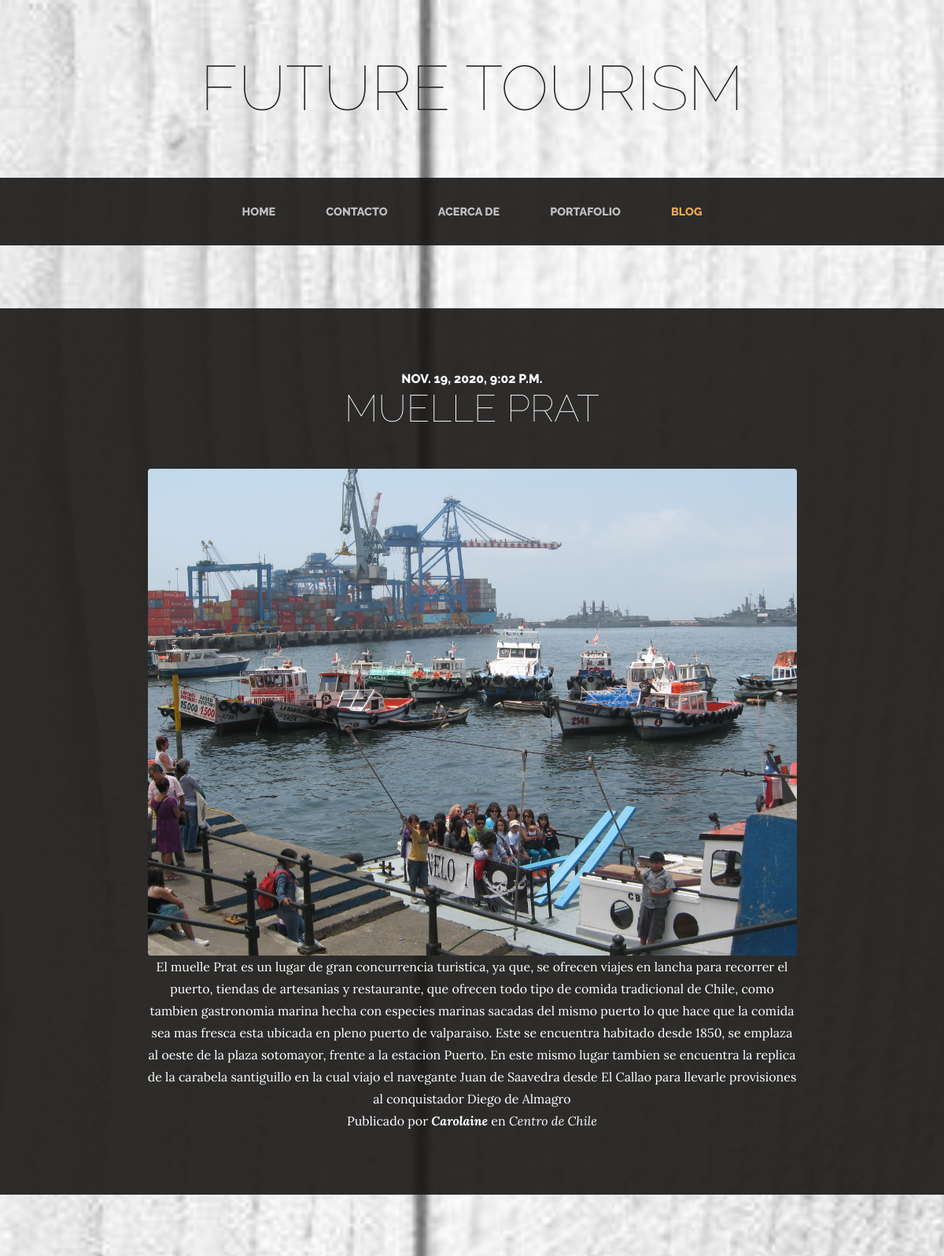
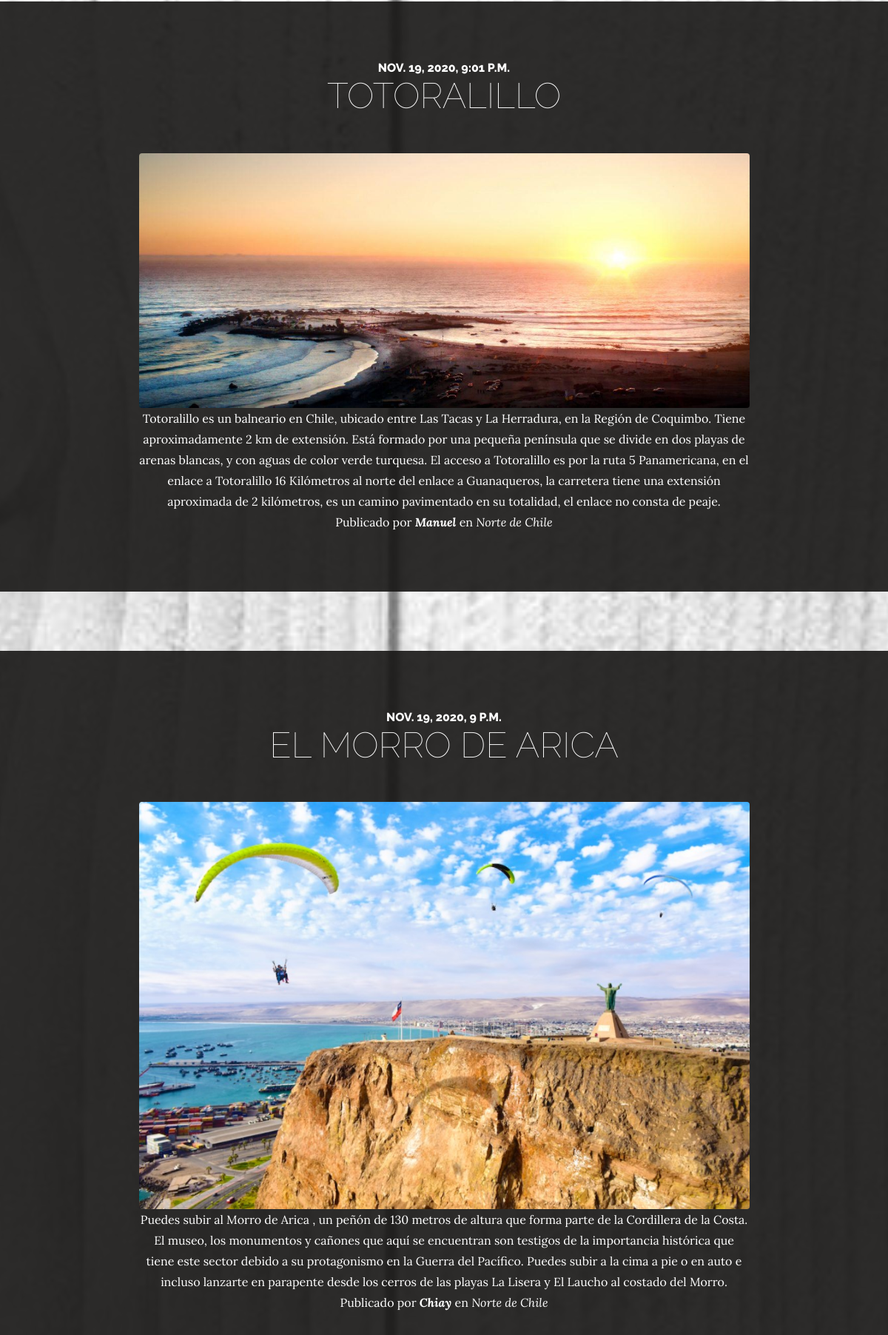
Screenshot of /blog/ (upper part) with the database file from the repository (2 pictures, top to bottom).
### blog/models.py (models this page shows, shortened)
class Post(models.Model):
    title = models.CharField(max_length=200, verbose_name="Título")
    content = models.TextField(verbose_name="Contenido")
    published = models.DateTimeField(verbose_name="Fecha publicación", default=now)
    image = models.ImageField(verbose_name="Imagen", upload_to="blog", null=True, blank = True)
    author = models.ForeignKey(User, verbose_name="Autor", on_delete=models.CASCADE)
    categories = models.ManyToManyField(Category, verbose_name="Categorías",related_name="get_posts")
    created = models.DateTimeField(auto_now_add=True, verbose_name="Fecha creación")
    updated = models.DateTimeField(auto_now=True, verbose_name="Fecha edición")
    class Meta:
        verbose_name = "post"
        verbose_name_plural = "posts"
        ordering = ['-created']

class Category(models.Model):
    name = models.CharField(max_length=50, verbose_name="Nombre")
    created = models.DateTimeField(auto_now_add=True, verbose_name="Fecha creación")
    updated = models.DateTimeField(auto_now=True, verbose_name="Fecha edición")
    class Meta:
        verbose_name = "categoría"
        verbose_name_plural = "categorías"
        ordering = ['-created']

### blog/views.py (the view)
# urls.py: 2. Add a URL to urlpatterns:  path('blog/', include('blog.urls'))
def blog(request):
    posts = Post.objects.all()
    return render(request, "blog/blog.html", {'posts':posts})

### pages/templatetags/pages_extras.py (called while the page is built)
@register.simple_tag
def get_page_list():
    pages = Page.objects.all()
    return pages

### social/processors.py (called while the page is built)
def ctx_dict(request):
    ctx = {}
    links = Link.objects.all()
    for link in links:
        ctx[link.key] = link.url
    return ctx

### blog/templates/blog/blog.html (shortened to what this page needs)
{% extends 'core/base.html' %}
{% load static %}
{% block content %}
    {% for post in posts %}
        <section class="page-section cta">
            <div class="container">
                <div class="row">
                    <div class="col-xl-9 mx-auto">
                        <div class="cta-innerv text-center rounded">
                            <h2 class="section-heading mb-5">
                                <span class="section-heading-upper text-white">{{post.published}}</span>
                                <span class="section-heading-lower text-white">{{post.title}}</span>
                            </h2>
                            <p class="mb-0">
                                <img class="mx-auto d-flex rounded img-fluid mb-3 mb-lg-0" src="{{post.image.url}}" alt="">
                            </p>
                            <p class="mb-0 mbt text-white">
                                {{post.content}}
                            </p>
                            <p class="mb-0 mbt text-white">
                                <span class="section-heading-under">Publicado por <em><b>{{post.author}}</b></em> en
                                    <em>
                                        {% for category in post.categories.all %}
                                            <a href="{% url 'category' category.id %}" class="link">{{category.name}}</a>{% if not forloop.last %},{% endif %}
                                        {% endfor %}
                                    </em>
                                </span>
                            </p>
                        </div>
                    </div>
                </div>
            </div>
        </section>
    {% endfor %}
{% endblock %}

### core/templates/core/base.html (shortened to what this page needs)
{% load static %}
<!DOCTYPE html>
<html lang="es-cl">
<head>
  <link href="{% static 'core/vendor/bootstrap/css/bootstrap.min.css' %}" rel="stylesheet">
  <link href="{% static 'core/css/business-casual.css' %}" rel="stylesheet">
  <link href="{% static 'core/css/propios2.css' %}" rel="stylesheet">
</head>
<body>
  <h1 class="site-heading text-center text-black d-none d-lg-block">
    <span class="site-heading-lower">Future Tourism</span>
  </h1>
  <nav class="navbar navbar-expand-lg navbar-dark py-lg-4" id="mainNav">
    <div class="container">
      <div class="collapse navbar-collapse" id="navbarResponsive">
        <ul class="navbar-nav mx-auto">
          <li class="nav-item px-lg-4 {% if request.path == '/' %}active{% endif %}">
            <a class="nav-link text-uppercase text-expanded" href="{% url 'home' %}">Home
            </a>
          </li>
          <li class="nav-item px-lg-4 {% if request.path == '/contact/' %}active{% endif %}">
            <a class="nav-link text-uppercase text-expanded" href="{% url 'contacto' %}">Contacto</a>
          </li>
          <li class="nav-item px-lg-4 {% if request.path == '/about/' %}active{% endif %}">
            <a class="nav-link text-uppercase text-expanded" href="{% url 'about' %}">Acerca de</a>
          </li>
          <li class="nav-item px-lg-4 {% if request.path == '/portfolio/' %}active{% endif %}">
            <a class="nav-link text-uppercase text-expanded" href="{% url 'portfolio' %}">Portafolio</a>
          </li>
          <li class="nav-item px-lg-4 {% if request.path|slice:':6'  == '/blog/' %}active{% endif %}">
              <a class="nav-link text-uppercase text-expanded" href="{% url 'blog' %}">Blog</a>
          </li>
        </ul>
      </div>
    </div>
  </nav>
  {% block content %}{% endblock %}
                {% load pages_extras %}
                {% get_page_list as page_list %}
</body>
</html>

### core/static/core/css/business-casual.css (style rules this page uses)
body { font-family:Lora; background-image:url(../img/bg.jpg); background-attachment:fixed; background-position:center; background-size:cover }
h1,h2,h3,h4,h5,h6 { font-family:Raleway }
p { line-height:1.75 }
.site-heading { margin-top:5rem;margin-bottom:5rem; text-transform:uppercase; line-height:1; font-family:Raleway }
.site-heading .site-heading-lower { font-size:5rem; font-weight:100; line-height:4rem }
.page-section { margin-top:5rem; margin-bottom:5rem }
.section-heading { text-transform:uppercase }
.section-heading .section-heading-upper { display:block; font-size:1rem; font-weight:800 }
.section-heading .section-heading-lower { display:block; font-size:3rem; font-weight:100; }
#mainNav { background-color:rgba(24, 23, 22, 0.9); font-family:Raleway }
#mainNav .navbar-nav .nav-item .nav-link { color:rgba(255,255,255,.7); font-weight:800 }
#mainNav .navbar-nav .nav-item.active .nav-link { color:#e6a756 }
@media (min-width:992px) { #mainNav .navbar-nav .nav-item .nav-link { font-size:.9rem } }
.cta { padding-top:5rem; padding-bottom:5rem; background-color:rgba(24, 23, 22, 0.9) }
a.link { color: #df902a; }

### core/static/core/css/propios2.css (style rules this page uses)
a.link { color: #ffffff; }

### rows the page displays
Post: published "NOV. 19, 2020, 9:02 P.M.", title "MUELLE PRAT", image (picture), content "El muelle Prat es un lugar de gran concurrencia turistica, ya que, se ofrecen viajes en lancha para recorrer el puerto, tiendas de artesanias y restaurante, que ofrecen todo tipo de comida tradicional de Chile, como tambien gastronomia marina hecha con especies marinas sacadas del mismo puerto lo que hace que la comida sea mas fresca esta ubicada en pleno puerto de valparaiso. Este se encuentra habitado desde 1850, se emplaza al oeste de la plaza sotomayor, frente a la estacion Puerto. En este mismo lugar tambien se encuentra la replica de la carabela santiguillo en la cual viajo el navegante Juan de Saavedra desde El Callao para llevarle provisiones al conquistador Diego de Almagro", author "Carolaine"
Category: name "Centro de Chile"
Post: published "NOV. 19, 2020, 9:01 P.M.", title "TOTORALILLO", image (picture), content "Totoralillo es un balneario en Chile, ubicado entre Las Tacas y La Herradura, en la Región de Coquimbo. Tiene aproximadamente 2 km de extensión. Está formado por una pequeña península que se divide en dos playas de arenas blancas, y con aguas de color verde turquesa. El acceso a Totoralillo es por la ruta 5 Panamericana, en el enlace a Totoralillo 16 Kilómetros al norte del enlace a Guanaqueros, la carretera tiene una extensión aproximada de 2 kilómetros, es un camino pavimentado en su totalidad, el enlace no consta de peaje.", author "Manuel"
Category: name "Norte de Chile"
Post: published "NOV. 19, 2020, 9 P.M.", title "EL MORRO DE ARICA", image (picture), content "Puedes subir al Morro de Arica , un peñón de 130 metros de altura que forma parte de la Cordillera de la Costa. El museo, los monumentos y cañones que aquí se encuentran son testigos de la importancia histórica que tiene este sector debido a su protagonismo en la Guerra del Pacífico. Puedes subir a la cima a pie o en auto e incluso lanzarte en parapente desde los cerros de las playas La Lisera y El Laucho al costado del Morro.", author "Chiay"
